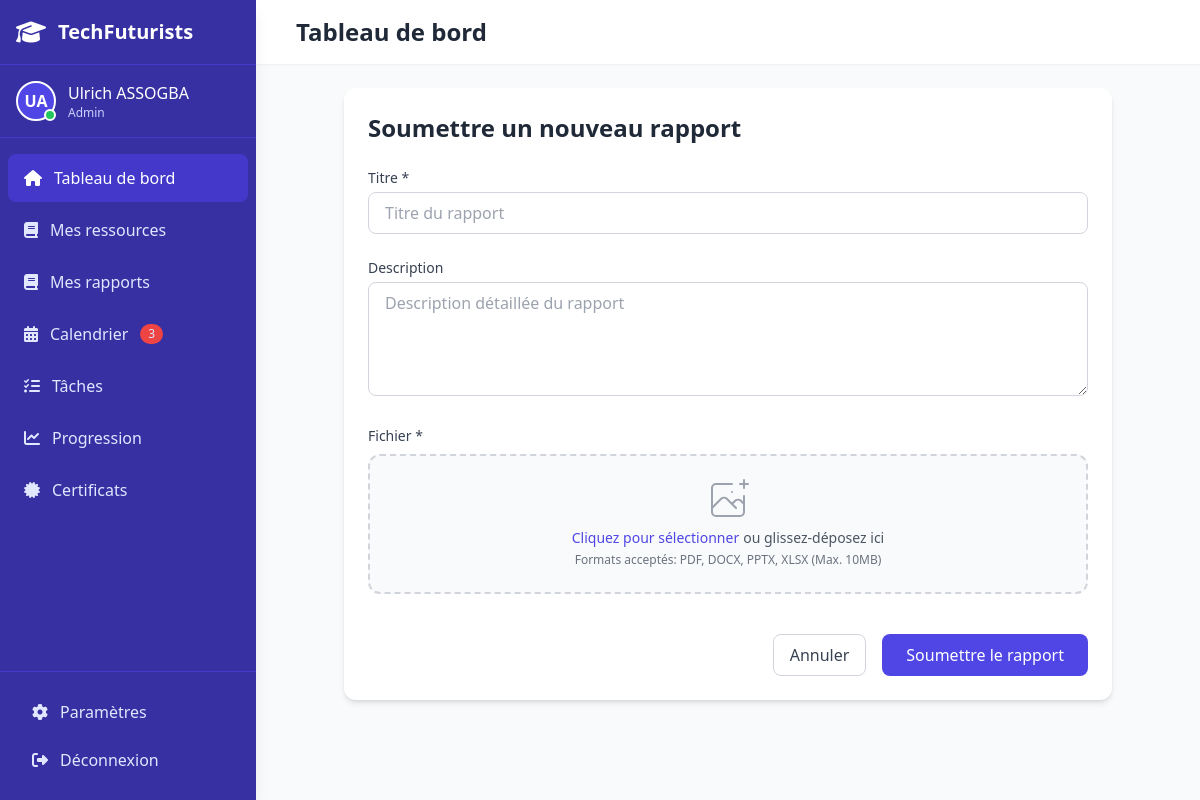
/reports/create (signed in), run on the app's committed database.
### app/models/users.py (models this page shows, shortened)
class User(UserMixin, db.Model):
    id = db.Column(db.Integer, primary_key=True)
    email = db.Column(db.String(120), unique=True, nullable=False)
    first_name = db.Column(db.String(64), nullable=False)
    last_name = db.Column(db.String(64), nullable=False)
    password_hash = db.Column(db.String(128), nullable=False)
    role = db.Column(db.Enum(RoleEnum), default=RoleEnum.Participant)
    is_verified = db.Column(db.Boolean, default=False)
    created_at = db.Column(db.DateTime, default=datetime.utcnow)

### app/routes/reports.py (the view, shortened to what this page needs)
@bp.route('/create', methods=['GET', 'POST'])
@token_required
def create(current_user):
    return render_template('reports/participant/add.html', user=current_user)

### app/models/users.py (called while the page is built)
@login_manager.user_loader
def load_user(user_id):
    return User.query.get(int(user_id))

### app/templates/reports/participant/add.html (shortened to what this page needs)
<!DOCTYPE html>
<html lang="fr">
<head>
    <script src="https://cdn.tailwindcss.com"></script>
    <link rel="stylesheet" href="https://cdnjs.cloudflare.com/ajax/libs/font-awesome/6.4.0/css/all.min.css">
    <link rel="stylesheet" href="{{ url_for('static', filename='css/Participant.css') }}">
</head>
<body class="bg-gray-100 font-sans">
    <div class="flex h-screen overflow-hidden">
        {% include '/partials/reports/participant/sidebar.html' %}
        <div id="mainContent" class="flex-1 flex flex-col overflow-hidden lg:ml-64 transition-all duration-300 ease-in-out">
            {% include '/partials/reports/participant/header.html' %}
            <main class="flex-1 overflow-y-auto p-4 sm:p-6 bg-gray-50">
                {% include '/sections/reports/participant/add_reports.html' %}
            </main>
        </div>
    </div>
</body>
</html>

### app/templates/partials/reports/participant/sidebar.html (shortened to what this page needs)
<div id="sidebar" class="fixed inset-y-0 left-0 z-50 w-64 bg-indigo-800 text-white transition-all duration-300 ease-in-out shadow-lg lg:transform-none">
    <div class="flex flex-col h-full">
        <div class="flex items-center justify-between p-4 border-b border-indigo-700">
            <div class="flex items-center space-x-3">
                <i class="fas fa-graduation-cap text-2xl"></i>
                <span class="logo-text text-xl font-bold">TechFuturists</span>
            </div>
        </div>
        <div class="user-info p-4 flex items-center space-x-3 border-b border-indigo-700">
            <div class="relative">
                <div class="w-10 h-10 rounded-full bg-indigo-600 text-white flex items-center justify-center font-semibold border-2 border-white">
                    {{ user.first_name[0] }}{{ user.last_name[0] }}
                </div>
                <span class="absolute bottom-0 right-0 w-3 h-3 bg-green-500 rounded-full border-2 border-white"></span>
            </div>
            <div>
                <div class="font-medium">{{ user.first_name }} {{ user.last_name }}</div>
                <div class="text-xs text-indigo-200">{{ user.role.value }}</div>
            </div>
        </div>
        <nav class="flex-1 overflow-y-auto py-4">
            <div class="space-y-1 px-2">
                <a href="{{ url_for('participant.dashboard') }}" class="flex items-center space-x-3 px-4 py-3 bg-indigo-700 rounded-lg text-white">
                    <i class="fas fa-home"></i>
                    <span class="nav-text">Tableau de bord</span>
                </a>
                <a href="{{ url_for('resources.participant') }}" class="flex items-center space-x-3 px-4 py-3 hover:bg-indigo-700 rounded-lg text-indigo-100 hover:text-white transition">
                    <i class="fas fa-book"></i>
                    <span class="nav-text">Mes ressources</span>
                </a>
                <a href="{{ url_for('reports.participant') }}" class="flex items-center space-x-3 px-4 py-3 hover:bg-indigo-700 rounded-lg text-indigo-100 hover:text-white transition">
                    <i class="fas fa-book"></i>
                    <span class="nav-text">Mes rapports</span>
                </a>
                <a href="#" class="flex items-center space-x-3 px-4 py-3 hover:bg-indigo-700 rounded-lg text-indigo-100 hover:text-white transition">
                    <i class="fas fa-calendar-alt"></i>
                    <span class="nav-text">Calendrier</span>
                    <span class="ml-auto bg-red-500 text-xs px-2 py-0.5 rounded-full">3</span>
                </a>
                <a href="#" class="flex items-center space-x-3 px-4 py-3 hover:bg-indigo-700 rounded-lg text-indigo-100 hover:text-white transition">
                    <i class="fas fa-tasks"></i>
                    <span class="nav-text">Tâches</span>
                </a>
                <a href="#" class="flex items-center space-x-3 px-4 py-3 hover:bg-indigo-700 rounded-lg text-indigo-100 hover:text-white transition">
                    <i class="fas fa-chart-line"></i>
                    <span class="nav-text">Progression</span>
                </a>
                <a href="#" class="flex items-center space-x-3 px-4 py-3 hover:bg-indigo-700 rounded-lg text-indigo-100 hover:text-white transition">
                    <i class="fas fa-certificate"></i>
                    <span class="nav-text">Certificats</span>
                </a>
            </div>
        </nav>
        <div class="p-4 border-t border-indigo-700">
            <a href="#" class="flex items-center space-x-3 px-4 py-3 hover:bg-indigo-700 rounded-lg text-indigo-100 hover:text-white transition">
                <i class="fas fa-cog"></i>
                <span class="nav-text">Paramètres</span>
            </a>
            <a href="#" id="logoutButton" class="flex items-center space-x-3 px-4 py-3 hover:bg-indigo-700 rounded-lg text-indigo-100 hover:text-white transition">
                <i class="fas fa-sign-out-alt"></i>
                <span class="nav-text">Déconnexion</span>
            </a>
        </div>
    </div>
</div>

### data on the page
User: first_name "U", last_name "A", first_name "Ulrich", last_name "ASSOGBA", role.value "Admin"

### other printed values
{{ 'Soumettre le rapport' if not report else 'Mettre à jour le rapport' }} "Soumettre le rapport"
